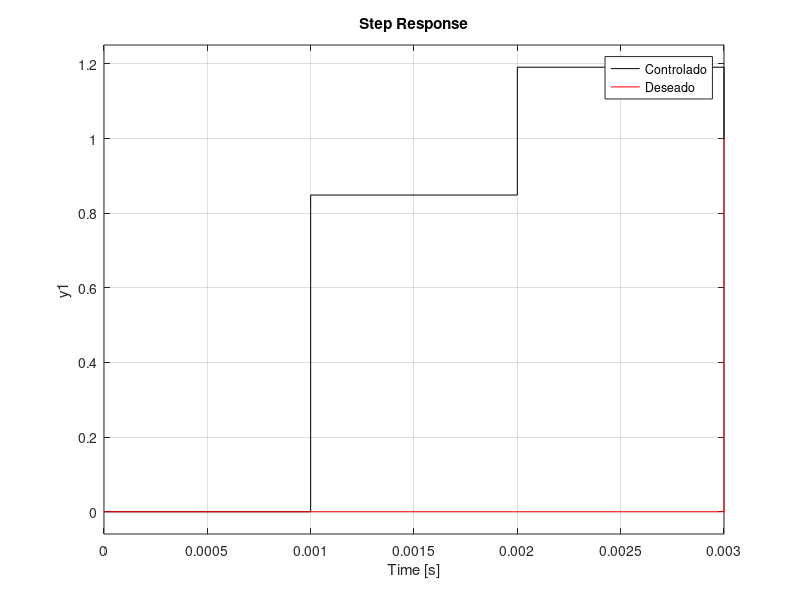

The MATLAB script that drew this image:
clc
clear
close all

%--------proceso------
Tm=0.001;
g=tf([0.368 0.264],[1 -1.368 0.368],Tm);
gd=tf(1,[1 0 0 0],Tm);
%-----controlador-----
A=[0 0 1 0;
   0.368 0 -1.368 1;
   0.264 0.368 0.368 -1.368;
   0 0.264 0 0.368];
b=[1 0 0 0]';
x=inv(A)*b;
q1=x(1);
q0=x(2);
p1=x(3);
p0=x(4);
gc=tf([q1 q0],[p1 p0],Tm);

sis_ol=gc*g;
sis_cl=feedback(sis_ol,1);

step(sis_cl,'k')
hold on
step(gd,'r')
legend('Controlado','Deseado');